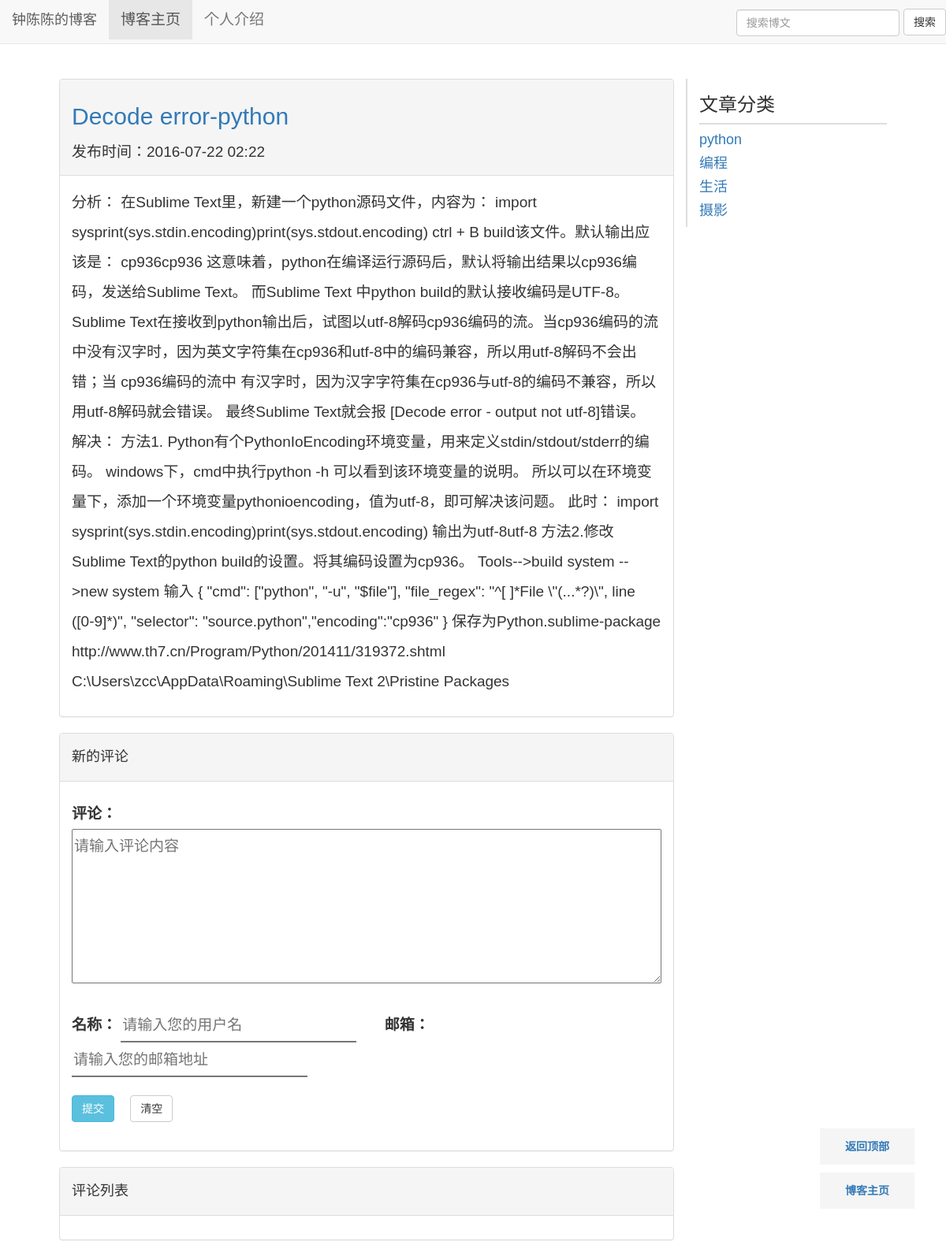
Page /blog/3/ on the committed database.
### blog/models.py (models this page shows, shortened)
class Blog(models.Model):
    title = models.CharField('标题', max_length=32)
    author = models.CharField('作者', max_length=16)
    content = models.TextField('正文')
    created = models.DateTimeField('发布时间', auto_now_add=True)
    category = models.ForeignKey(Category, verbose_name='分类')
    tags = models.ManyToManyField(Tag, verbose_name='标签')

class Category(models.Model):
    name = models.CharField('名称', max_length=16)

### blog/views.py (the view)
# urls.py: url(r'^(?P<blog_id>\d+)/$', views.get_detail, name='blog_get_detail'),
def get_detail(request, blog_id):
    try:
        blog = Blog.objects.get(id=blog_id)
    except Blog.DoesNotExist:
        raise Http404
    ctx ={
            'blog': blog,
            'categories':Category.objects.all(),
            }
    return render(request, 'blog-detail-new.html', ctx)

### django_comments/__init__.py (called while the page is built)
def get_comment_app_name():
    return getattr(settings, 'COMMENTS_APP', DEFAULT_COMMENTS_APP)

def get_model():
    if get_comment_app_name() != DEFAULT_COMMENTS_APP and hasattr(get_comment_app(), "get_model"):
        return get_comment_app().get_model()
    else:
        from django_comments.models import Comment
        return Comment

def get_form():
    from django_comments.forms import CommentForm
    """
    Returns the comment ModelForm class.
    """
    if get_comment_app_name() != DEFAULT_COMMENTS_APP and hasattr(get_comment_app(), "get_form"):
        return get_comment_app().get_form()
    else:
        return CommentForm

### django_comments/forms.py (called while the page is built)
    def generate_security_data(self):
        timestamp = int(time.time())
        security_dict = {
            'content_type': str(self.target_object._meta),
            'object_pk': str(self.target_object._get_pk_val()),
            'timestamp': str(timestamp),
            'security_hash': self.initial_security_hash(timestamp),
        }
        return security_dict

    def initial_security_hash(self, timestamp):
        initial_security_dict = {
            'content_type': str(self.target_object._meta),
            'object_pk': str(self.target_object._get_pk_val()),
            'timestamp': str(timestamp),
        }
        return self.generate_security_hash(**initial_security_dict)

    def generate_security_hash(self, content_type, object_pk, timestamp):
        info = (content_type, object_pk, timestamp)
        key_salt = "django.contrib.forms.CommentSecurityForm"
        value = "-".join(info)
        return salted_hmac(key_salt, value).hexdigest()

### django_comments/templatetags/comments.py (called while the page is built, shortened)
@register.tag
def get_comment_list(parser, token):
    return CommentListNode.handle_token(parser, token)

@register.tag
def get_comment_form(parser, token):
    return CommentFormNode.handle_token(parser, token)

    @classmethod
    def handle_token(cls, parser, token):
        tokens = token.split_contents()
        if tokens[1] != 'for':
            raise template.TemplateSyntaxError("Second argument in %r tag must be 'for'" % tokens[0])
        if len(tokens) == 5:
            if tokens[3] != 'as':
                raise template.TemplateSyntaxError("Third argument in %r must be 'as'" % tokens[0])
            return cls(
                object_expr=parser.compile_filter(tokens[2]),
                as_varname=tokens[4],
            )
        else:
            raise template.TemplateSyntaxError("%r tag requires 4 or 5 arguments" % tokens[0])

### blog/templates/blog-detail-new.html (shortened to what this page needs)
{% extends "base.html" %}
{% block head %}
{% load staticfiles %}
<link rel="stylesheet" type="text/css" href="{% static 'blog/css/base.css' %}" />
<link rel="stylesheet" type="text/css" href="{% static 'blog/css/detail.css' %}" />
{% endblock%}
{% block content %}
        <div class="panel panel-default">
                <div class="panel-heading">
                          <div class="blog_header">
                                  <a href= "{% url 'blog_get_detail' blog.id %}"><h2>{{ blog.title }}</h2></a>
                                  <span>
                                      发布时间：{{ blog.created|date:"Y-m-d H:i" }}
                                  </span>
                          </div>
                 </div>
                 <div class="panel-body">
                          <div class="blog_content">
                                  <p> {{ blog.content }}</p>
                           </div>
                 </div>
        </div>
        <div class="panel panel-default">
                <div class="panel-heading">
                        <h4>新的评论</h4>
                </div>
                <div class="panel-body">
                        <div class="row">
                                 <div class="col-md-12">
                                            {% load comments %}
                                            {% get_comment_form for blog as blog_form %}
                                           <form class="form-horizontal" onsubmit="return false;" method="post" id="comment_form">
                                            <div class="control-group">
                                                <label class="control-label" for="id_comment">评论： </label>
                                                <div class="comment_form_display">
                                                    <textarea class="input-xlarge comment" rows="5" id="id_comment" name="comment" placeholder="请输入评论内容"></textarea>
                                                </div>
                                            </div>
                                            <div   class="control-group">
                                                    <label for="id_name">名称： </label>
                                                    <input type="text" id="id_name" class="input-xlarge" name="name" placeholder="请输入您的用户名" />
                                                    <label for="id_email">邮箱： </label>
                                                    <input class="input-xlarge" id="id_email" type="email" name="email" placeholder="请输入您的邮箱地址"  />
                                            </div>
                                            <div class="control-group">
                                                    <button id="submit_btn" class="btn btn-info">提交</button>
                                                    <button id="delete_btn" class="btn btn-default">清空</button>
                                            </div>
                                           </form>
                                  </div>
                        </div>
                </div>
        </div>
        <div class="panel panel-default">
                <div class="panel-heading">
                      <h4>评论列表</h4>
                </div>
                <div class="panel-body" >
                          {% get_comment_list for blog as comments %}
                </div>
        </div>
          <!--  {% get_comment_form for blog as blog_form %}
       <form   class="form-horizontal" onsubmit="return false;" method="post" id="reply_form" style="display:none;text-indent:0;">
        {% csrf_token %}
        {{ blog_form.object_pk }}
        {{ blog_form.content_type }}
        {{ blog_form.timestamp }}
        {{ blog_form.security_hash }}
        <input type="hidden" name="next" value="{% url 'blog_get_detail' blog.id %}"/>
        <input id="reply_reply_to" type="hidden" name="reply_to" value="0" />
        <input id="reply_root_id" type="hidden" name="root_id" value="0" />
        <input id="reply_reply_name" type="hidden" name="reply_name" value=""/>
        <div class="control-group">
                <label class="control-label" for="reply_id_comment">回复： </label>
                <div class="comment_form_display">
                    <textarea class="input-xlarge comment" rows="6" id="reply_id_comment" name="comment" placeholder="请输入评论内容"></textarea>
                </div>
        </div>
        <div   class="control-group">
                <label for="reply_id_name">名称： </label>
                <input type="text" id="reply_id_name" class="input-xlarge" name="name" placeholder="请输入您的用户名" />
                <label for="reply_id_email">邮箱： </label>
                <input class="input-xlarge" id="reply_id_email" type="email" name="email" placeholder="请输入您的邮箱地址"  />
        </div>
        <div class="control-group">
                <button id="reply_submit_btn" class="btn btn-info">提交</button>
                <button id="reply_delete_btn" class="btn btn-default">清空</button>
        </div>
        <p style="display:none;">
                  <label for="reply_id_honeypot">如果你在该字段中输入任何内容，你的评论就会被视为垃圾评论。</label> <input type="text" name="honeypot" id="reply_honeypot">
        </p>
       </form>                 -->
{% endblock %}

### blog/templates/base.html (shortened to what this page needs)
<!DOCTYPE html>
<html>
<head>
        {% load staticfiles %}
        <link href="{% static 'blog/bootstrap/css/bootstrap.min.css' %}" rel="stylesheet">
     {% block head %}{% endblock %}
</head>
<body>
        <div class="navbar navbar-default navbar-fixed-top" role="navigation">
                 <div class="navbar-header">
                          <a class="navbar-brand" href="{% url 'blog_get_blogs' %}">钟陈陈的博客</a>
                 </div>
                 <div class="collapse navbar-collapse" id="example-navbar-collapse">
                         <ul class="nav navbar-nav">
                                  <li class="active">
                                           <a href="{% url 'blog_get_blogs' %}">博客主页</a>
                                  </li>
                                  <li class="">
                                          <a href="/about_me/">个人介绍</a>
                                  </li>
                         </ul>
                        <form action="{% url 'blog_search' %}" class="navbar-form navbar-right" role="search" method="post">
                             <div class="form-group">
                                <input type="text" class="form-control" name="blog_search" placeholder="搜索博文">
                             </div>
                             <input type="submit" class="btn btn-default" value="搜索"></input>
                        </form>
                 </div>
        </div>
        <div class="container" id="top">
                <div class="row">
                        <div class="col-md-9">
                                 {% block content %}{% endblock %}
                        </div>
                          <div class="col-md-3 tags">
                                  <div class =catogry_title><h3>文章分类</h3></div>
                                  <div class="category_content">
                                           {% for category in categories %}
                                           <a href="{% url 'blog_get_category' category.id %}" >
                                                    <div class="category_item">
                                                           <h4> {{category.name}}</h4>
                                                    </div>
                                           </a>
                                          {% endfor %}
                                  </div>
                         </div>
                </div>
        </div>
	<div class="back_to_top">
		<a href="#top" target="_self">返回顶部</a>
		<a href="{%url 'blog_get_blogs' %}" target="_self">博客主页</a>
	</div>
</body>
</html>

### blog/static/blog/css/base.css (style rules this page uses)
body { font-size: 19px; font-family: Microsoft YaHei,'宋体' , Tahoma, Helvetica, Arial, "\5b8b\4f53", sans-serif; line-height: 2em; }
.container { margin-top: 100px; width:90%; }
.tags { border-left-style: solid; border-left-width: 2px; border-left-color: #DDD; }
.catogry_title { border-bottom-style: solid; border-bottom-width: 2px; border-bottom-color: #DDD; }
.back_to_top { position:fixed; right:40px; bottom:50px; z-index:100; display:block; }
.back_to_top a { display:block; font-weight:bold; font-size:14px; color:##A0A0A0!important; background-color:#F5F5F5; width:120px; text-align:center; padding:4px; text-decoration:none; margin-bottom:10px; }

### blog/static/blog/css/detail.css (style rules this page uses)
.control-group { margin-bottom: 20px; }
#id_comment ,#reply_id_comment { width:100%!important; }
#id_name ,#id_email,#reply_id_name ,#reply_id_email { border-style: none; border-bottom-style:solid; border-bottom-width:2px; margin-right: 30px; width:40%; }
#submit_btn,#delete_btn,#reply_submit_btn,#reply_delete_btn { margin-right: 15px; }
.tags { border-left-style: solid; border-left-width: 2px; border-left-color: #DDD; }

### rows in the picture
Blog: title "Decode error-python", created "2016-07-22 02:22", content "分析： 在Sublime Text里，新建一个python源码文件，内容为： import sysprint(sys.stdin.encoding)print(sys.stdout.encoding) ctrl + B build该文件。默认输出应该是： cp936cp936 这意味着，python在编译运行源码后，默认将输出结果以cp936编码，发送给Sublime Text。 而Sublime Text 中python build的默认接收编码是UTF-8。Sublime Text在接收到python输出后，试图以utf-8解码cp936编码的流。当cp936编码的流中没有汉字时，因为英文字符集在cp936和utf-8中的编码兼容，所以用utf-8解码不会出错；当 cp936编码的流中 有汉字时，因为汉字字符集在cp936与utf-8的编码不兼容，所以用utf-8解码就会错误。 最终Sublime Text就会报 [Decode error - output not utf-8]错误。 解决： 方法1. Python有个PythonIoEncoding环境变量，用来定义stdin/stdout/stderr的编码。 windows下，cmd中执行python -h 可以看到该环境变量的说明。 所以可以在环境变量下，添加一个环境变量pythonioencoding，值为utf-8，即可解决该问题。 此时： import sysprint(sys.stdin.encoding)print(sys.stdout.encoding) 输出为utf-8utf-8…"
Category: name "python"
Category: name "编程"
Category: name "生活"
Category: name "摄影"
